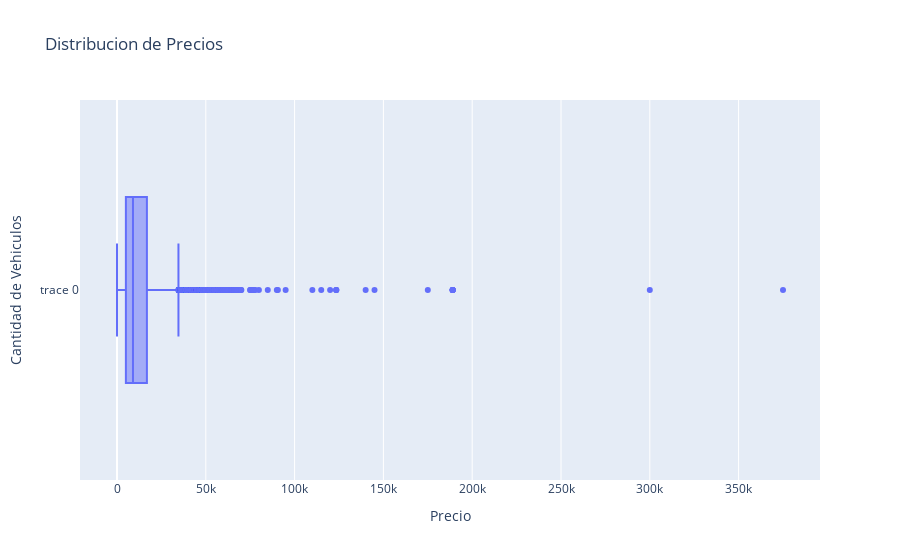

The cell this chart's notebook holds for it:
### Code cell
#distribucion de precios
fig4 = go.Figure(data=[go.Box(x=df_vehicles['price'])],
                                   layout=go.Layout(title='Distribucion de Precios',
                                   xaxis_title='Precio',
                                   yaxis_title='Cantidad de Vehiculos'))
#mostramos el grafico
fig4.show()

### Figure 1 — Plotly figure (JSON) as saved in the notebook; plotly's stock layout.template omitted (floating-point values rounded to 4 significant figures; data arrays with more than 128 entries replaced by an {"elided": "..."} marker saying what was removed)
{"data": [{"type": "box", "x": {"elided": "51525 float values"}}], "layout": {"title": {"text": "Distribucion de Precios"}, "xaxis": {"title": {"text": "Precio"}}, "yaxis": {"title": {"text": "Cantidad de Vehiculos"}}}}
